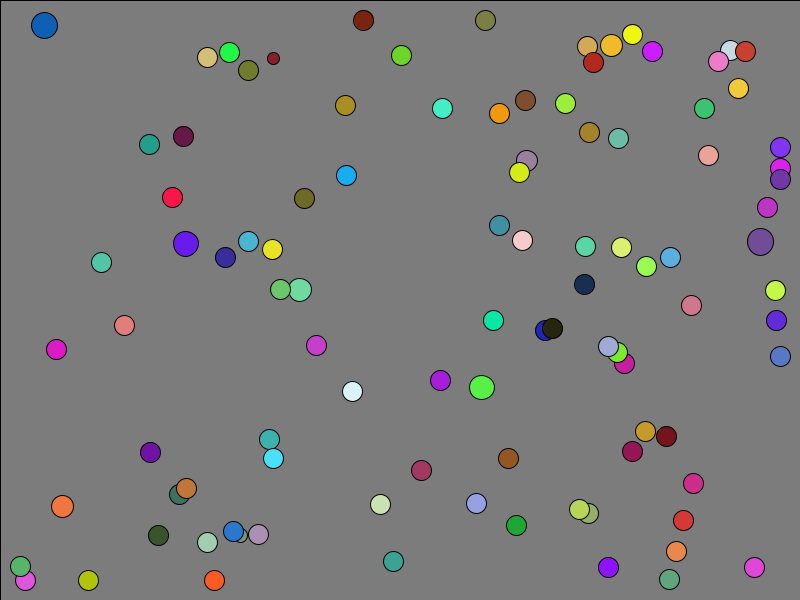
Frame 1 (no input)
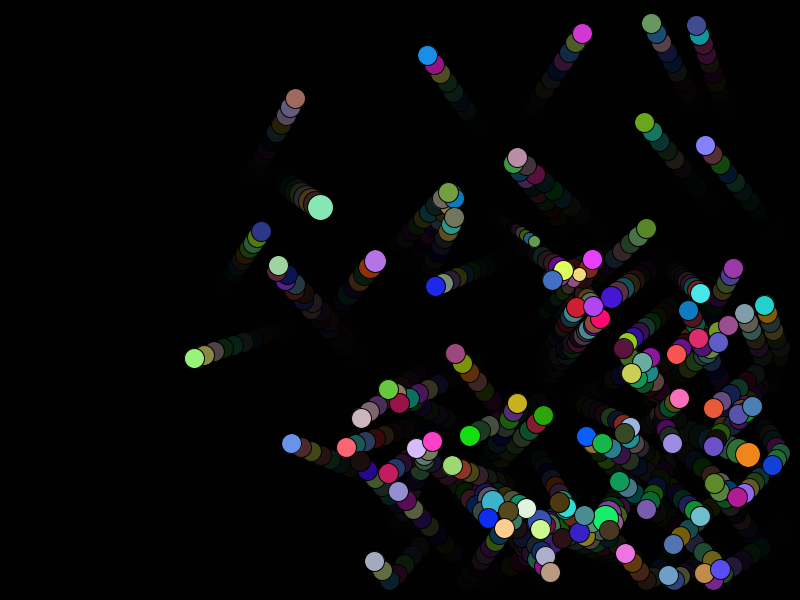
Frame 60 (the mouse pressed at the canvas centre just before this capture)
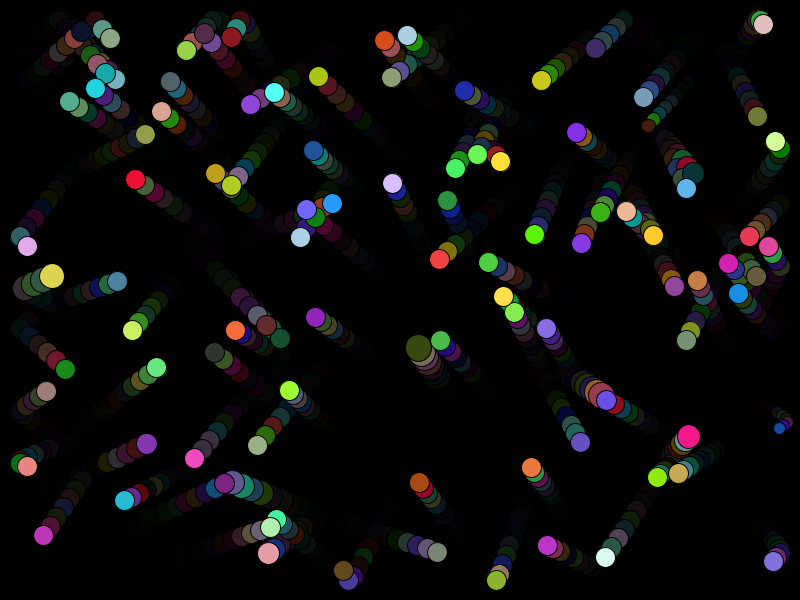
Frame 120 (the mouse held since frame 60 and released just before this capture)

The Processing sketch that drew these frames (run headless with seeded random() and noise(); from frame 60 on, the mouse is pressed at the canvas centre):

// Processing sketch: cp1
// ── cp1.pde
int BallNum = 100;
Ball[] balls = new Ball[BallNum];

void setup(){
  size(800, 600);
  for(int i = 0; i < 10; i++){
    balls[i] = new Ball();
  }
  for(int i = 10; i < balls.length; i++){
    PVector pos = new PVector(random(0, width), random(0, height));
    PVector mov = new PVector(random(3, 10), random(3, 10));
    balls[i] = new Ball(pos, mov, 20, 200, 200, 200);
  }
}

void draw(){
  fill(0, 0, 0, 100);
  rect(0, 0, width, height);
  for(int i = 0; i < balls.length; i++){
    balls[i].Draw((int)random(10, 255), (int)random(10, 255), (int)random(10, 255));
  }
}

class Ball{
  PVector position;
  PVector move;
  float radius;
  int R, G, B;

  Ball(){
    position = new PVector(random(0, width), random(0, height));
    move = new PVector(random(3, 10), random(3, 10));
    R = (int)random(10, 256);
    G = (int)random(10, 256);
    B = (int)random(10, 256);
    radius = random(10, 30);
  }
  
  Ball(PVector _position, PVector _move, float _radius, int _R, int _G, int _B){
    position = _position;
    move = _move;
    radius = _radius;
    R = _R;
    G = _G;
    B = _B;
  }

  void Draw(){
    position.add(move);
    if(position.x < radius || position.x > width - radius){
      position.x = constrain(position.x, radius, width - radius);
      move.x *= -1;
    }
    if(position.y < radius || position.y > height- radius){
      position.y = constrain(position.y, radius, height - radius);
      move.y *= -1;
    }
    
    fill(R, G, B);
    ellipse(position.x, position.y, radius, radius);
  }
  
    void Draw(int _R, int _G, int _B){
    R = _R;
    G = _G;
    B = _B;
    
    this.Draw();
  }
}
